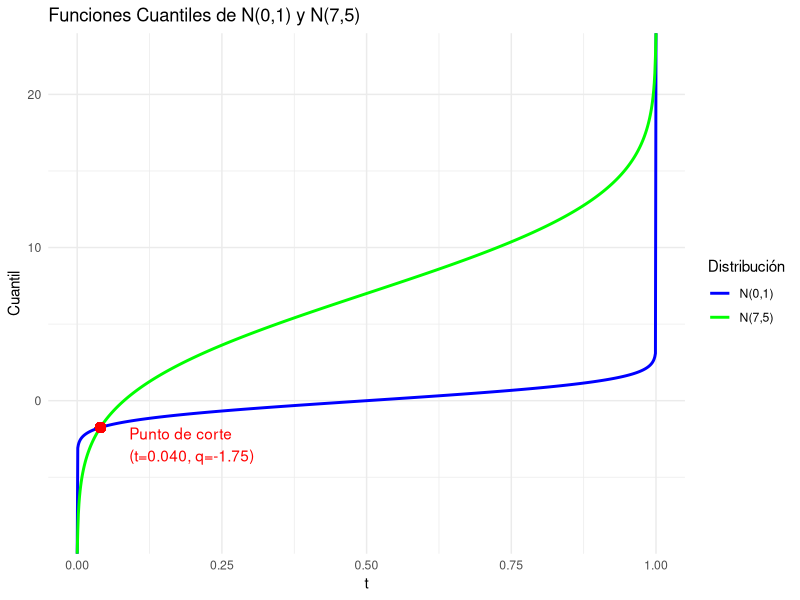

Write the R code that produced this figure.
long = 0;

for (i in seq(0,1,0.00001)) {
  if (qnorm(i,0,1) >= qnorm(i,7,5)) {
    long = long + 0.00001
  }
}



# Cargar librerías necesarias
library(ggplot2)

# Definir las funciones cuantiles
quantile_N01 <- function(t) {
  qnorm(t, mean = 0, sd = 1)  # N(0,1)
}

quantile_N75 <- function(t) {
  qnorm(t, mean = 7, sd = 5)  # N(7,5)
}

# Generar valores de t entre 0 y 1
t_values <- seq(0, 1, length.out = 1000)

# Calcular los valores de las funciones cuantiles
q_N01 <- sapply(t_values, quantile_N01)
q_N75 <- sapply(t_values, quantile_N75)

# Punto de cruce analítico
crossing_t <- pnorm(-7 / 4)  # t correspondiente al cruce
crossing_q <- quantile_N01(crossing_t)  # Cuantil en N(0,1) o N(7,5), es el mismo

# Crear un data frame para ggplot
data <- data.frame(
  t = t_values,
  Q_N01 = q_N01,
  Q_N75 = q_N75
)

# Graficar las funciones cuantiles
ggplot(data) +
  geom_line(aes(x = t, y = Q_N01, color = "N(0,1)"), size = 1) +
  geom_line(aes(x = t, y = Q_N75, color = "N(7,5)"), size = 1) +
  geom_point(aes(x = crossing_t, y = crossing_q), color = "red", size = 3) +
  annotate("text", x = crossing_t + 0.05, y = crossing_q, 
           label = sprintf("Punto de corte\n(t=%.3f, q=%.2f)", crossing_t, crossing_q), 
           color = "red", vjust = 1, hjust = 0) +
  labs(
    title = "Funciones Cuantiles de N(0,1) y N(7,5)",
    x = "t",
    y = "Cuantil",
    color = "Distribución"
  ) +
  theme_minimal() +
  scale_color_manual(values = c("blue", "green"))
